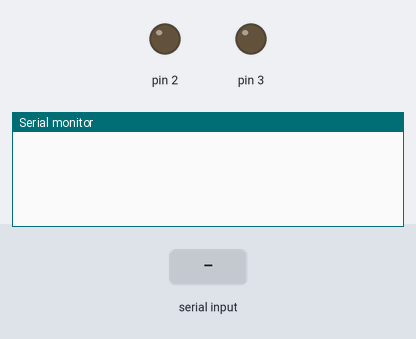
A sketch run on a simulated Arduino Uno, built with avr-gcc and run on an emulated ATmega328P. Parts: output pins drawn as LEDs (lit = HIGH), the last lines printed to the serial monitor. Inputs (shaded band) come from the test bench.

Above: at 1.2 s.
1.3 s: "90,45\n" received over Serial
At 2.6 s:
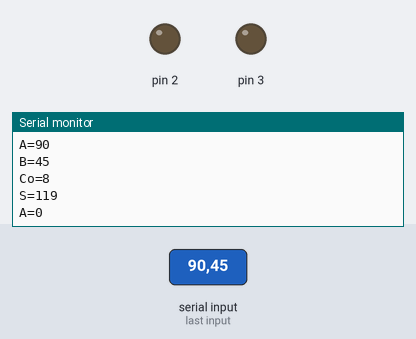
At 3.8 s:
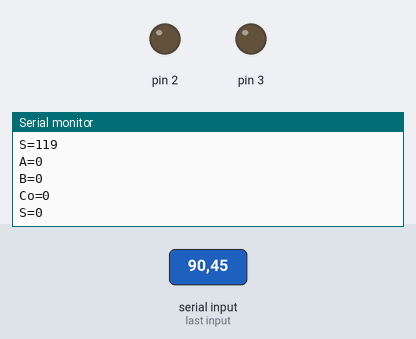

Measured:
- after the input at 1.3 s, the serial monitor: prints a new line at once (image 1)

The sketch:

HALF_ADDER_PURE_SOFTWARE.ino
```cpp
// C++ code
//
void setup()
{
    pinMode(2, OUTPUT);
    pinMode(3, OUTPUT);
    Serial.begin(9600);
}

void loop()
{
    if (Serial.available() > 0)
    {
        int A = Serial.parseInt();
        Serial.print("A=");
        Serial.println(A);
        int B = Serial.parseInt();
        Serial.print("B=");
        Serial.println(B);
        int Co = A & B;
        Serial.print("Co=");
        Serial.println(Co);
        int S = A ^ B;
        Serial.print("S=");
        Serial.println(S);
        Serial.println();
    }
}
```
